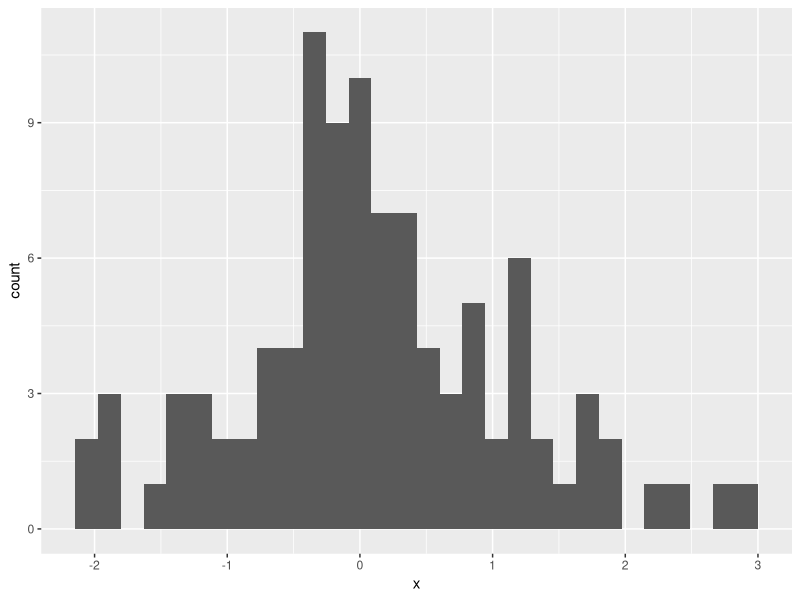

Source code (R):
## ---- chunk 1

# install.packages("rmarkdown")
# install.packages("knitr")
# install.packages("bookdown")

knitr::opts_chunk$set(echo = FALSE)
library(tidyverse)
library(bookdown)
# #library(knitr)


## ---- chunk 2
df <- tibble(x=rnorm(100, mean=0, sd=1))
## ---- chunk 3
df$y <- df$x ^ 2 

x_mean <- mean(df$x)

y_mean <- mean(df$y)

## ---- chunk 4
fig1 <- df %>% 
  ggplot(aes(x=x)) + 
  geom_histogram()
print(fig1)
## ---- chunk 5
ss_df <- summary(df)
knitr::kable(ss_df, caption = "Summary statistics of our data")
